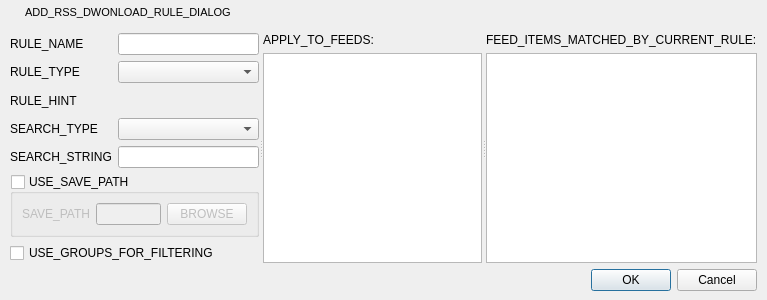
<?xml version="1.0" encoding="UTF-8"?>
<ui version="4.0">
 <class>AddRssDownloadRuleDialog</class>
 <widget class="QWidget" name="AddRssDownloadRuleDialog">
  <property name="geometry">
   <rect>
    <x>0</x>
    <y>0</y>
    <width>767</width>
    <height>300</height>
   </rect>
  </property>
  <property name="windowTitle">
   <string>ADD_RSS_DWONLOAD_RULE_DIALOG</string>
  </property>
  <property name="windowIcon">
   <iconset resource="../../../Resources/ltorrent.qrc">
    <normaloff>:/icons/app.ico</normaloff>:/icons/app.ico</iconset>
  </property>
  <layout class="QVBoxLayout" name="m_windowLayout">
   <property name="spacing">
    <number>0</number>
   </property>
   <property name="leftMargin">
    <number>1</number>
   </property>
   <property name="topMargin">
    <number>1</number>
   </property>
   <property name="rightMargin">
    <number>1</number>
   </property>
   <property name="bottomMargin">
    <number>0</number>
   </property>
   <item>
    <widget class="QWidget" name="titleBar" native="true">
     <property name="minimumSize">
      <size>
       <width>0</width>
       <height>23</height>
      </size>
     </property>
     <property name="maximumSize">
      <size>
       <width>16777215</width>
       <height>23</height>
      </size>
     </property>
     <property name="styleSheet">
      <string notr="true"/>
     </property>
     <layout class="QHBoxLayout" name="horizontalLayout">
      <property name="spacing">
       <number>4</number>
      </property>
      <property name="leftMargin">
       <number>5</number>
      </property>
      <property name="topMargin">
       <number>0</number>
      </property>
      <property name="rightMargin">
       <number>1</number>
      </property>
      <property name="bottomMargin">
       <number>0</number>
      </property>
      <item>
       <widget class="QLabel" name="tbMenu">
        <property name="maximumSize">
         <size>
          <width>15</width>
          <height>15</height>
         </size>
        </property>
        <property name="text">
         <string/>
        </property>
        <property name="pixmap">
         <pixmap resource="../../../Resources/ltorrent.qrc">:/icons/app.ico</pixmap>
        </property>
        <property name="scaledContents">
         <bool>true</bool>
        </property>
       </widget>
      </item>
      <item>
       <widget class="QLabel" name="LTitle">
        <property name="minimumSize">
         <size>
          <width>100</width>
          <height>22</height>
         </size>
        </property>
        <property name="maximumSize">
         <size>
          <width>16777215</width>
          <height>22</height>
         </size>
        </property>
        <property name="font">
         <font>
          <family>Arial</family>
          <pointsize>8</pointsize>
          <weight>50</weight>
          <bold>false</bold>
          <stylestrategy>PreferDefault</stylestrategy>
         </font>
        </property>
        <property name="styleSheet">
         <string notr="true"/>
        </property>
        <property name="text">
         <string>ADD_RSS_DWONLOAD_RULE_DIALOG</string>
        </property>
        <property name="textFormat">
         <enum>Qt::AutoText</enum>
        </property>
       </widget>
      </item>
      <item>
       <widget class="QPushButton" name="pbClose">
        <property name="minimumSize">
         <size>
          <width>22</width>
          <height>22</height>
         </size>
        </property>
        <property name="maximumSize">
         <size>
          <width>22</width>
          <height>22</height>
         </size>
        </property>
        <property name="iconSize">
         <size>
          <width>22</width>
          <height>22</height>
         </size>
        </property>
        <property name="flat">
         <bool>true</bool>
        </property>
       </widget>
      </item>
     </layout>
    </widget>
   </item>
   <item>
    <widget class="QWidget" name="m_centralWidget" native="true">
     <layout class="QGridLayout" name="gridLayout_5">
      <item row="0" column="0">
       <widget class="QSplitter" name="splitter">
        <property name="orientation">
         <enum>Qt::Horizontal</enum>
        </property>
        <widget class="QWidget" name="m_ruleSettingsContainer" native="true">
         <layout class="QGridLayout" name="gridLayout_4">
          <item row="0" column="0">
           <widget class="QLabel" name="label_5">
            <property name="text">
             <string>RULE_NAME</string>
            </property>
           </widget>
          </item>
          <item row="3" column="1">
           <widget class="QComboBox" name="m_pSearchTypeComboBox"/>
          </item>
          <item row="0" column="1">
           <widget class="QLineEdit" name="m_pRuleNameEdit"/>
          </item>
          <item row="1" column="1">
           <widget class="QComboBox" name="m_pRuleTypeCombobx"/>
          </item>
          <item row="4" column="1">
           <widget class="QLineEdit" name="m_pSearchStringEdit"/>
          </item>
          <item row="1" column="0">
           <widget class="QLabel" name="label">
            <property name="text">
             <string>RULE_TYPE</string>
            </property>
           </widget>
          </item>
          <item row="4" column="0">
           <widget class="QLabel" name="label_2">
            <property name="text">
             <string>SEARCH_STRING</string>
            </property>
           </widget>
          </item>
          <item row="3" column="0">
           <widget class="QLabel" name="label_3">
            <property name="text">
             <string>SEARCH_TYPE</string>
            </property>
           </widget>
          </item>
          <item row="5" column="0" colspan="2">
           <widget class="QGroupBox" name="m_pUseSavePathGroupBox">
            <property name="title">
             <string>USE_SAVE_PATH</string>
            </property>
            <property name="checkable">
             <bool>true</bool>
            </property>
            <property name="checked">
             <bool>false</bool>
            </property>
            <layout class="QGridLayout" name="gridLayout_3">
             <item row="0" column="0">
              <widget class="QLabel" name="label_6">
               <property name="text">
                <string>SAVE_PATH</string>
               </property>
              </widget>
             </item>
             <item row="0" column="1">
              <widget class="QLineEdit" name="m_pSavePathEdit"/>
             </item>
             <item row="0" column="2">
              <widget class="QPushButton" name="m_pBrowseButton">
               <property name="text">
                <string>BROWSE</string>
               </property>
              </widget>
             </item>
            </layout>
           </widget>
          </item>
          <item row="6" column="0" colspan="2">
           <widget class="QCheckBox" name="m_pUseGroupsCheckBox">
            <property name="text">
             <string>USE_GROUPS_FOR_FILTERING</string>
            </property>
           </widget>
          </item>
          <item row="2" column="0" colspan="2">
           <widget class="QLabel" name="m_pRuleTypeHintLabel">
            <property name="text">
             <string>RULE_HINT</string>
            </property>
            <property name="wordWrap">
             <bool>true</bool>
            </property>
           </widget>
          </item>
         </layout>
        </widget>
        <widget class="QWidget" name="widget_2" native="true">
         <layout class="QGridLayout" name="gridLayout">
          <item row="1" column="0">
           <widget class="QListWidget" name="m_pFeedsListWidget"/>
          </item>
          <item row="0" column="0">
           <widget class="QLabel" name="label_4">
            <property name="text">
             <string>APPLY_TO_FEEDS:</string>
            </property>
           </widget>
          </item>
         </layout>
        </widget>
        <widget class="QWidget" name="widget" native="true">
         <layout class="QGridLayout" name="gridLayout_2">
          <item row="0" column="0">
           <widget class="QLabel" name="label_7">
            <property name="text">
             <string>FEED_ITEMS_MATCHED_BY_CURRENT_RULE:</string>
            </property>
           </widget>
          </item>
          <item row="1" column="0">
           <widget class="QTreeView" name="m_pFilteredFeedsView">
            <property name="mouseTracking">
             <bool>true</bool>
            </property>
            <property name="contextMenuPolicy">
             <enum>Qt::CustomContextMenu</enum>
            </property>
            <property name="animated">
             <bool>true</bool>
            </property>
            <property name="headerHidden">
             <bool>true</bool>
            </property>
           </widget>
          </item>
         </layout>
        </widget>
       </widget>
      </item>
      <item row="1" column="0">
       <widget class="QDialogButtonBox" name="buttonBox">
        <property name="standardButtons">
         <set>QDialogButtonBox::Cancel|QDialogButtonBox::Ok</set>
        </property>
       </widget>
      </item>
     </layout>
    </widget>
   </item>
  </layout>
 </widget>
 <tabstops>
  <tabstop>m_pRuleNameEdit</tabstop>
  <tabstop>m_pRuleTypeCombobx</tabstop>
  <tabstop>m_pSearchTypeComboBox</tabstop>
  <tabstop>m_pSearchStringEdit</tabstop>
  <tabstop>m_pUseSavePathGroupBox</tabstop>
  <tabstop>m_pSavePathEdit</tabstop>
  <tabstop>m_pBrowseButton</tabstop>
  <tabstop>m_pUseGroupsCheckBox</tabstop>
  <tabstop>m_pFeedsListWidget</tabstop>
  <tabstop>m_pFilteredFeedsView</tabstop>
  <tabstop>buttonBox</tabstop>
  <tabstop>pbClose</tabstop>
 </tabstops>
 <resources>
  <include location="../../../Resources/ltorrent.qrc"/>
  <include location="ltorrent.qrc"/>
 </resources>
 <connections>
  <connection>
   <sender>buttonBox</sender>
   <signal>accepted()</signal>
   <receiver>AddRssDownloadRuleDialog</receiver>
   <slot>onApplyRule()</slot>
   <hints>
    <hint type="sourcelabel">
     <x>265</x>
     <y>329</y>
    </hint>
    <hint type="destinationlabel">
     <x>265</x>
     <y>174</y>
    </hint>
   </hints>
  </connection>
  <connection>
   <sender>buttonBox</sender>
   <signal>rejected()</signal>
   <receiver>AddRssDownloadRuleDialog</receiver>
   <slot>onCancel()</slot>
   <hints>
    <hint type="sourcelabel">
     <x>265</x>
     <y>329</y>
    </hint>
    <hint type="destinationlabel">
     <x>265</x>
     <y>174</y>
    </hint>
   </hints>
  </connection>
  <connection>
   <sender>m_pRuleNameEdit</sender>
   <signal>textEdited(QString)</signal>
   <receiver>AddRssDownloadRuleDialog</receiver>
   <slot>onChange()</slot>
   <hints>
    <hint type="sourcelabel">
     <x>181</x>
     <y>42</y>
    </hint>
    <hint type="destinationlabel">
     <x>265</x>
     <y>174</y>
    </hint>
   </hints>
  </connection>
  <connection>
   <sender>m_pRuleTypeCombobx</sender>
   <signal>currentIndexChanged(int)</signal>
   <receiver>AddRssDownloadRuleDialog</receiver>
   <slot>onChange()</slot>
   <hints>
    <hint type="sourcelabel">
     <x>184</x>
     <y>68</y>
    </hint>
    <hint type="destinationlabel">
     <x>265</x>
     <y>174</y>
    </hint>
   </hints>
  </connection>
  <connection>
   <sender>m_pSearchTypeComboBox</sender>
   <signal>currentIndexChanged(int)</signal>
   <receiver>AddRssDownloadRuleDialog</receiver>
   <slot>onChange()</slot>
   <hints>
    <hint type="sourcelabel">
     <x>184</x>
     <y>113</y>
    </hint>
    <hint type="destinationlabel">
     <x>265</x>
     <y>174</y>
    </hint>
   </hints>
  </connection>
  <connection>
   <sender>m_pSearchStringEdit</sender>
   <signal>textEdited(QString)</signal>
   <receiver>AddRssDownloadRuleDialog</receiver>
   <slot>onChange()</slot>
   <hints>
    <hint type="sourcelabel">
     <x>184</x>
     <y>139</y>
    </hint>
    <hint type="destinationlabel">
     <x>265</x>
     <y>174</y>
    </hint>
   </hints>
  </connection>
  <connection>
   <sender>m_pUseSavePathGroupBox</sender>
   <signal>clicked()</signal>
   <receiver>AddRssDownloadRuleDialog</receiver>
   <slot>onChange()</slot>
   <hints>
    <hint type="sourcelabel">
     <x>166</x>
     <y>201</y>
    </hint>
    <hint type="destinationlabel">
     <x>383</x>
     <y>149</y>
    </hint>
   </hints>
  </connection>
  <connection>
   <sender>m_pSavePathEdit</sender>
   <signal>textEdited(QString)</signal>
   <receiver>AddRssDownloadRuleDialog</receiver>
   <slot>onChange()</slot>
   <hints>
    <hint type="sourcelabel">
     <x>157</x>
     <y>207</y>
    </hint>
    <hint type="destinationlabel">
     <x>383</x>
     <y>149</y>
    </hint>
   </hints>
  </connection>
  <connection>
   <sender>m_pUseGroupsCheckBox</sender>
   <signal>stateChanged(int)</signal>
   <receiver>AddRssDownloadRuleDialog</receiver>
   <slot>onChange()</slot>
   <hints>
    <hint type="sourcelabel">
     <x>166</x>
     <y>244</y>
    </hint>
    <hint type="destinationlabel">
     <x>383</x>
     <y>149</y>
    </hint>
   </hints>
  </connection>
  <connection>
   <sender>m_pRuleTypeCombobx</sender>
   <signal>currentIndexChanged(int)</signal>
   <receiver>AddRssDownloadRuleDialog</receiver>
   <slot>onUpdateRuleTypeHint()</slot>
   <hints>
    <hint type="sourcelabel">
     <x>211</x>
     <y>77</y>
    </hint>
    <hint type="destinationlabel">
     <x>383</x>
     <y>149</y>
    </hint>
   </hints>
  </connection>
  <connection>
   <sender>m_pBrowseButton</sender>
   <signal>clicked()</signal>
   <receiver>AddRssDownloadRuleDialog</receiver>
   <slot>onBrowseStaticPath()</slot>
   <hints>
    <hint type="sourcelabel">
     <x>219</x>
     <y>208</y>
    </hint>
    <hint type="destinationlabel">
     <x>383</x>
     <y>149</y>
    </hint>
   </hints>
  </connection>
 </connections>
 <slots>
  <slot>onApplyRule()</slot>
  <slot>onCancel()</slot>
  <slot>onChange()</slot>
  <slot>onUpdateRuleTypeHint()</slot>
  <slot>onBrowseStaticPath()</slot>
 </slots>
</ui>
